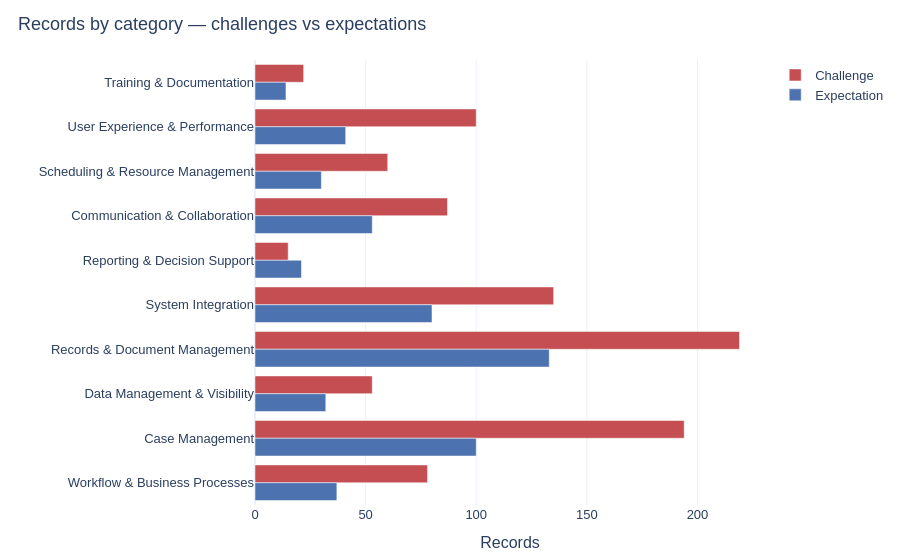

Notebook code cell kept with this figure:
### Markdown cell above
## Categories

### Code cell
cat = pd.concat(
    [
        challenges.assign(kind="Challenge")[["Category", "kind"]],
        expectations.assign(kind="Expectation")[["Category", "kind"]],
    ],
    ignore_index=True,
)
cat_counts = (
    cat.groupby(["Category", "kind"], as_index=False)
    .size()
    .rename(columns={"size": "count"})
)

fig = px.bar(
    cat_counts,
    y="Category",
    x="count",
    color="kind",
    barmode="group",
    orientation="h",
    title="Records by category — challenges vs expectations",
    category_orders={
        "Category": CATEGORY_ORDER,
        "kind": ["Challenge", "Expectation"],
    },
    color_discrete_map={"Challenge": "#C44E52", "Expectation": "#4C72B0"},
)
fig.update_layout(
    xaxis_title="Records",
    yaxis_title="",
    height=560,
    legend_title="",
    yaxis=dict(autorange="reversed"),
)
show(fig, "category_challenge_vs_expectation")

### Figure 1 — Plotly figure (JSON) as saved in the notebook; plotly's stock layout.template omitted (floating-point values rounded to 4 significant figures)
{"data": [{"alignmentgroup": "True", "hovertemplate": "kind=Challenge<br>count=%{x}<br>Category=%{y}<extra></extra>", "legendgroup": "Challenge", "marker": {"color": "#C44E52", "pattern": {"shape": ""}}, "name": "Challenge", "offsetgroup": "Challenge", "orientation": "h", "showlegend": true, "textposition": "auto", "type": "bar", "x": [194, 87, 53, 219, 15, 60, 135, 22, 100, 78], "xaxis": "x", "y": ["Case Management", "Communication & Collaboration", "Data Management & Visibility", "Records & Document Management", "Reporting & Decision Support", "Scheduling & Resource Management", "System Integration", "Training & Documentation", "User Experience & Performance", "Workflow & Business Processes"], "yaxis": "y"}, {"alignmentgroup": "True", "hovertemplate": "kind=Expectation<br>count=%{x}<br>Category=%{y}<extra></extra>", "legendgroup": "Expectation", "marker": {"color": "#4C72B0", "pattern": {"shape": ""}}, "name": "Expectation", "offsetgroup": "Expectation", "orientation": "h", "showlegend": true, "textposition": "auto", "type": "bar", "x": [100, 53, 32, 133, 21, 30, 80, 14, 41, 37], "xaxis": "x", "y": ["Case Management", "Communication & Collaboration", "Data Management & Visibility", "Records & Document Management", "Reporting & Decision Support", "Scheduling & Resource Management", "System Integration", "Training & Documentation", "User Experience & Performance", "Workflow & Business Processes"], "yaxis": "y"}], "layout": {"barmode": "group", "font": {"family": "IBM Plex Sans, Helvetica, Arial, sans-serif", "size": 13}, "height": 560, "legend": {"title": {"text": ""}, "tracegroupgap": 0}, "margin": {"b": 40, "l": 40, "r": 30, "t": 60}, "title": {"text": "Records by category — challenges vs expectations", "x": 0.02, "xanchor": "left"}, "xaxis": {"anchor": "y", "domain": [0, 1], "title": {"text": "Records"}}, "yaxis": {"anchor": "x", "autorange": "reversed", "categoryarray": ["Training & Documentation", "User Experience & Performance", "Scheduling & Resource Management", "Communication & Collaboration", "Reporting & Decision Support", "System Integration", "Records & Document Management", "Data Management & Visibility", "Case Management", "Workflow & Business Processes"], "categoryorder": "array", "domain": [0, 1], "title": {"text": ""}}}}
